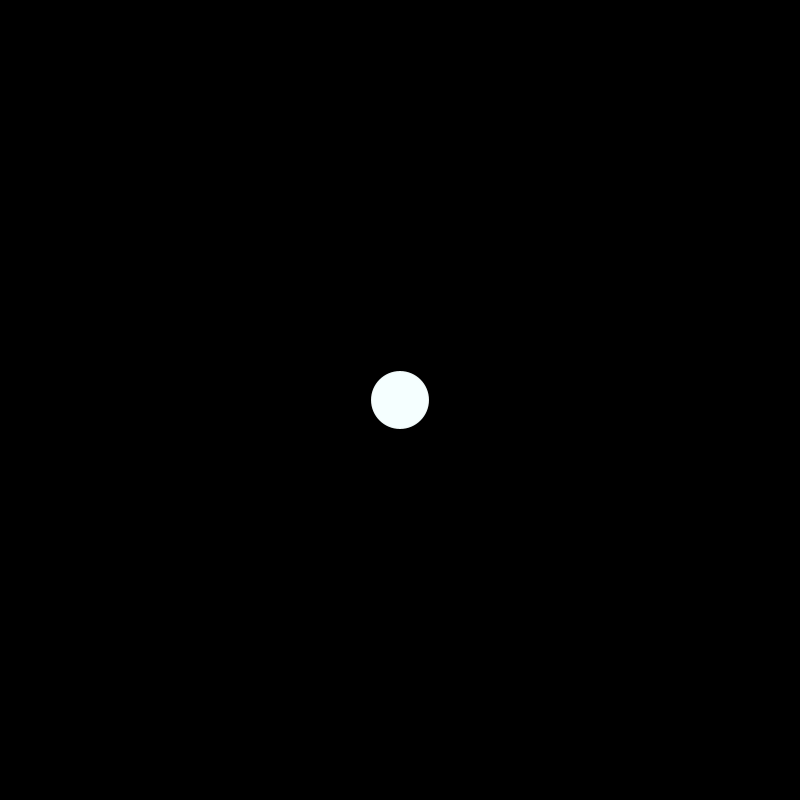
Frame 1 (no input)
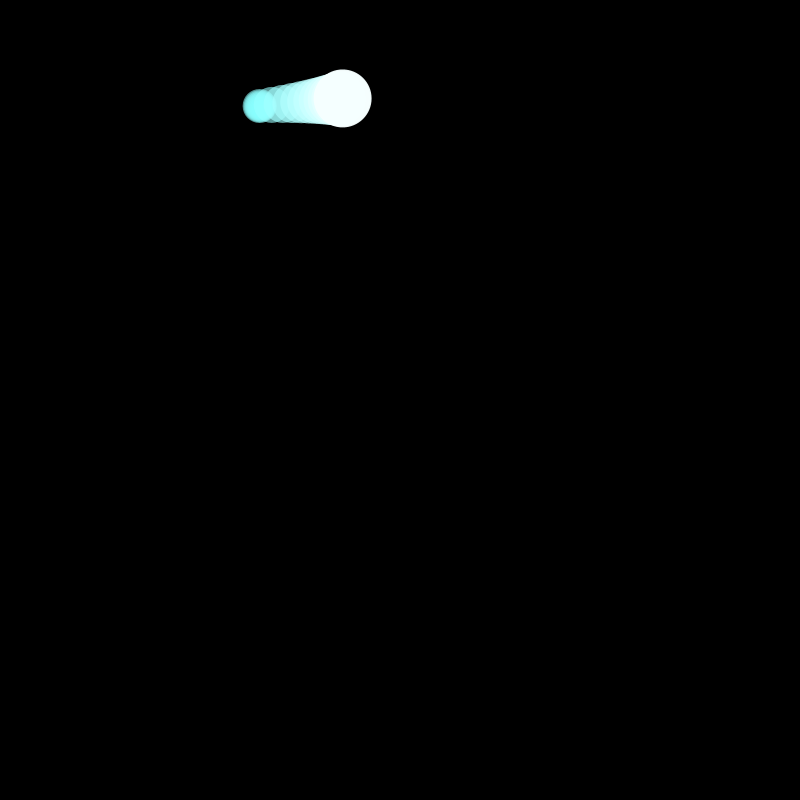
Frame 60 (the mouse pressed at the canvas centre just before this capture)
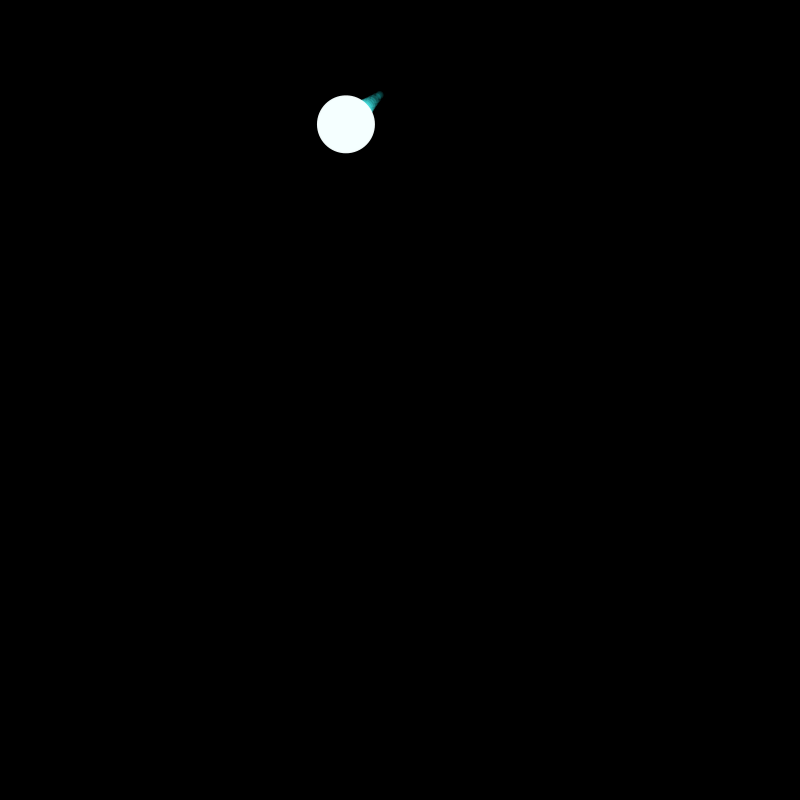
Frame 120 (the mouse held since frame 60 and released just before this capture)

The Processing sketch that drew these frames (run headless with seeded random() and noise(); from frame 60 on, the mouse is pressed at the canvas centre):

// Processing sketch: sketch_190514a
// ── sketch_190514a.pde
float [] xpos;
float [] ypos;

float tx, ty;
int stage=0;

void setup() {
  size(800, 800);
  xpos = new float[30];
  ypos = new float[30]; 
  for (int i =0; i<xpos.length; i++) {
    xpos[i] = width*0.5;
    ypos[i]= height*0.5;
  }
}

void draw() {
  background(0);
  noStroke();
  if (stage==0) {
    tx=random(400);
    ty=random(400);
    stage=1;
  } else if (stage==1) {
    xpos[xpos.length-1] += (tx- xpos[xpos.length-1])*0.1;
    ypos[ypos.length-1] += (ty- ypos[xpos.length-1])*0.1;

    for (int i=0; i<xpos.length-1; i++) { 
      xpos[i] = xpos[i+1];
      ypos[i] = ypos[i+1];
    } 
    if (abs(tx-xpos[xpos.length-1])<1) {
      stage=0;
    };
  }
  // information update
  // draw all the circles at once
  for (int i = 0; i<xpos.length; i++) {
    fill(255*i/xpos.length, 255, 255, 255*i/xpos.length);
    ellipse(xpos[i], ypos[i], i*2, i*2);
  }
}
